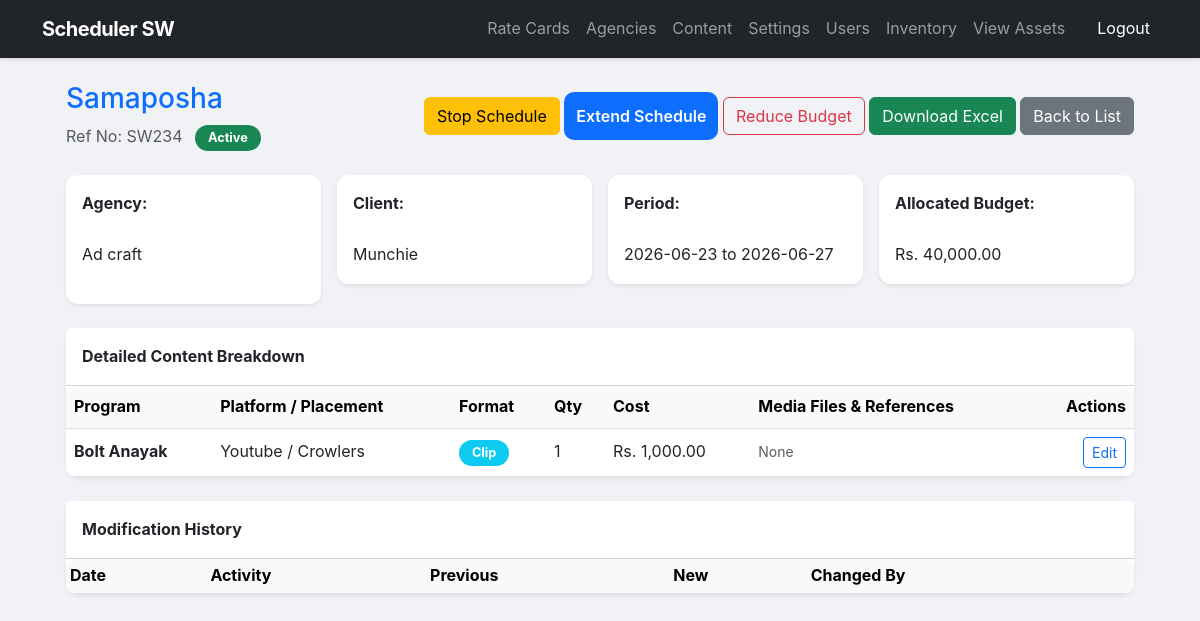
The page /scheduler/details.php?id=123 (signed in) on the database its author committed.
### tables this page shows
CREATE TABLE `schedules` (
  `id` int(11) NOT NULL,
  `agency_id` int(11) NOT NULL,
  `client_id` int(11) DEFAULT NULL,
  `schedule_name` varchar(150) NOT NULL,
  `reference_no` varchar(50) DEFAULT NULL,
  `start_date` date NOT NULL,
  `end_date` date NOT NULL,
  `budget_allocated` decimal(15,2) NOT NULL,
  `created_by` int(11) DEFAULT NULL,
  `status` enum('Active','Stopped','Pending Approval','Pending Approval (Cost Review)') DEFAULT 'Active',
  `assigned_team` varchar(50) DEFAULT 'Content Editor Team',
  `final_cost` decimal(10,2) DEFAULT 0.00,
  `days_run` int(11) DEFAULT 0,
  `total_days` int(11) DEFAULT 0,
  `remaining_budget` decimal(10,2) DEFAULT 0.00
);

CREATE TABLE `agencies` (
  `id` int(11) NOT NULL,
  `agency_name` varchar(100) DEFAULT NULL
);

CREATE TABLE `clients` (
  `id` int(11) NOT NULL,
  `agency_id` int(11) NOT NULL,
  `client_name` varchar(100) NOT NULL
);

CREATE TABLE `schedule_items` (
  `id` int(11) NOT NULL,
  `schedule_id` int(11) NOT NULL,
  `content_item_id` int(11) NOT NULL,
  `platform_id` int(11) NOT NULL,
  `placement_id` int(11) NOT NULL,
  `quantity` int(11) DEFAULT 1,
  `media_file` varchar(255) DEFAULT NULL,
  `cost` decimal(15,2) DEFAULT NULL
);

CREATE TABLE `content_items` (
  `id` int(11) NOT NULL,
  `name` varchar(150) DEFAULT NULL,
  `type` enum('Teledrama','Program','News') DEFAULT NULL,
  `series_id` int(11) DEFAULT NULL,
  `episode_number` int(11) DEFAULT NULL
);

CREATE TABLE `platforms` (
  `id` int(11) NOT NULL,
  `platform_name` varchar(50) DEFAULT NULL
);

CREATE TABLE `ad_placements` (
  `id` int(11) NOT NULL,
  `placement_name` varchar(50) DEFAULT NULL
);

### scheduler/details.php (the view, shortened to what this page needs)
<?php
require_once __DIR__ . '/../config/config.php';
$id = $_GET['id'] ?? 0;
$stmt = $pdo->prepare("
    SELECT s.*, a.agency_name, c.client_name,
           DATEDIFF(CURRENT_DATE, s.start_date) as days_run
    FROM schedules s
    JOIN agencies a ON s.agency_id = a.id
    JOIN clients c ON s.client_id = c.id
    WHERE s.id = ?
");
$stmt->execute([$id]);
$stmt->execute([$id]);
$schedule = $stmt->fetch();
$start = new DateTime($schedule['start_date']);
$end = new DateTime($schedule['end_date']);
$totalDays = max(1, $end->diff($start)->days + 1);
$autoDailyRate = $schedule['budget_allocated'] / $totalDays;
$items_stmt = $pdo->prepare("
    SELECT si.*, ci.name AS content_name, p.platform_name, ap.placement_name, mf.format_name,
           GROUP_CONCAT(CONCAT(ma.file_path, '||', IFNULL(ma.file_reference, 'N/A')) SEPARATOR '###') as media_data
    FROM schedule_items si
    JOIN content_items ci ON si.content_item_id = ci.id
    JOIN platforms p ON si.platform_id = p.id
    JOIN ad_placements ap ON si.placement_id = ap.id
    JOIN rate_cards rc ON si.content_item_id = rc.content_item_id
          AND si.platform_id = rc.platform_id
          AND si.placement_id = rc.placement_id
    JOIN media_formats mf ON rc.media_format_id = mf.id
    LEFT JOIN media_attachments ma ON si.id = ma.schedule_item_id
    WHERE si.schedule_id = ?
    GROUP BY si.id
");
$items_stmt->execute([$id]);
$items = $items_stmt->fetchAll();
$statusClass = ($schedule['status'] == 'Active') ? 'bg-success' : (($schedule['status'] == 'Stopped') ? 'bg-secondary' : 'bg-warning text-dark');
?>
<?php include '../includes/header.php'; ?>
<div class="container-fluid px-4">
    <div class="d-flex justify-content-between align-items-center mb-4">
        <div>
            <h3 class="text-primary"><?php echo htmlspecialchars($schedule['schedule_name']); ?></h3>
            <span class="text-muted">Ref No: <?php echo htmlspecialchars($schedule['reference_no']); ?></span>
            <span class="badge <?php echo $statusClass; ?> ms-2"><?php echo htmlspecialchars($schedule['status']); ?></span>
        </div>
        <div>
            <?php if ($schedule['status'] === 'Active'): ?>
                <button class="btn btn-warning" onclick="openStopModal('<?php echo $schedule['start_date']; ?>', '<?php echo date('Y-m-d'); ?>', <?php echo $autoDailyRate; ?>)">Stop Schedule</button>
            <?php endif; ?>
<?php
    $isDisabled = ($schedule['status'] === 'Pending Approval' ||
                    $schedule['status'] === 'Pending Approval (Cost Review)' ||
                    $schedule['status'] === 'Stopped');
?>
<?php if ($isDisabled): ?>
    <button class="btn btn-secondary" disabled>
        <?php
            if ($schedule['status'] === 'Stopped') echo 'Schedule Stopped';
            elseif ($schedule['status'] === 'Pending Approval (Cost Review)') echo 'Review Pending...';
            else echo 'Approval Pending...';
        ?>
    </button>
<?php else: ?>
    <button class="btn btn-primary" data-bs-toggle="modal" data-bs-target="#extendModal">
        Extend Schedule
    </button>
<?php endif; ?>
<?php if ($isDisabled): ?>
    <button class="btn btn-secondary" disabled>
        <?php
            if ($schedule['status'] === 'Stopped') echo 'Schedule Stopped';
            elseif ($schedule['status'] === 'Pending Approval (Cost Review)') echo 'Review Pending...';
            else echo 'Approval Pending...';
        ?>
    </button>
<?php else: ?>
    <button type="button" class="btn btn-outline-danger" data-bs-toggle="modal" data-bs-target="#reduceModal">
        Reduce Budget
    </button>
<?php endif; ?>
<a href="export_report.php?id=<?php echo $id; ?>" class="btn btn-success">Download Excel</a>
            <a href="manage.php" class="btn btn-secondary">Back to List</a>
        </div>
    </div>
    <div class="row g-3 mb-4">
        <div class="col-md-3"><div class="card p-3 shadow-sm border-0 h-100"><strong>Agency:</strong><br><?php echo htmlspecialchars($schedule['agency_name']); ?></div></div>
        <div class="col-md-3"><div class="card p-3 shadow-sm border-0"><strong>Client:</strong><br><?php echo htmlspecialchars($schedule['client_name']); ?></div></div>
        <div class="col-md-3"><div class="card p-3 shadow-sm border-0"><strong>Period:</strong><br><?php echo htmlspecialchars($schedule['start_date']) . ' to ' . htmlspecialchars($schedule['end_date']); ?></div></div>
        <div class="col-md-3"><div class="card p-3 shadow-sm border-0"><strong>Allocated Budget:</strong><br>Rs. <?php echo number_format($schedule['budget_allocated'], 2); ?></div></div>
    </div>
    <div class="card shadow-sm border-0">
        <div class="card-header bg-white py-3"><strong>Detailed Content Breakdown</strong></div>
        <div class="table-responsive">
            <table class="table align-middle mb-0">
                <thead class="table-light">
                    <tr><th>Program</th><th>Platform / Placement</th><th>Format</th><th>Qty</th><th>Cost</th><th>Media Files & References</th><th class="text-end">Actions</th></tr>
                </thead>
                <tbody>
                    <?php foreach($items as $item):
                        $editData = json_encode([
                            'id' => $item['id'], 'sch_id' => $id, 'c_id' => $item['content_item_id'],
                            'p_id' => $item['platform_id'], 'pl_id' => $item['placement_id'], 'qty' => $item['quantity']
                        ]);
                    ?>
                    <tr>
                        <td><strong><?php echo htmlspecialchars($item['content_name']); ?></strong></td>
                        <td><?php echo htmlspecialchars($item['platform_name'] . ' / ' . $item['placement_name']); ?></td>
                        <td><span class="badge bg-info"><?php echo htmlspecialchars($item['format_name']); ?></span></td>
                        <td><?php echo $item['quantity']; ?></td>
                        <td>Rs. <?php echo number_format($item['cost'], 2); ?></td>
                        <td>
                            <?php if ($item['media_data']):
                                $media_list = explode('###', $item['media_data']);
                                foreach ($media_list as $media): list($path, $ref) = explode('||', $media); ?>
                                    <div class="mb-1"><a href="<?php echo htmlspecialchars($path); ?>" target="_blank" class="btn btn-sm btn-outline-info">View</a> <small class="ms-2 text-muted fw-bold"><?php echo htmlspecialchars($ref); ?></small></div>
                                <?php endforeach; else: echo '<small class="text-muted">None</small>'; endif; ?>
                        </td>
                        <td class="text-end"><button class="btn btn-sm btn-outline-primary" onclick="openEditModal(<?php echo htmlspecialchars($editData); ?>)">Edit</button></td>
                    </tr>
                    <?php endforeach; ?>
                </tbody>
            </table>
        </div>
    </div>
<div class="card shadow-sm border-0 mt-4">
    <div class="card-header bg-white py-3"><strong>Modification History</strong></div>
    <div class="table-responsive">
        <table class="table table-sm table-striped align-middle mb-0">
            <thead class="table-light">
                <tr>
                    <th>Date</th>
                    <th>Activity</th>
                    <th>Previous</th>
                    <th>New</th>
                    <th>Changed By</th>
                </tr>
            </thead>
        </table>
    </div>
</div>
</div>
<?php include '../includes/footer.php'; ?>

### assets/css/style.css (style rules this page uses)
body { background-color: #f0f2f5; font-family: 'Inter', -apple-system, BlinkMacSystemFont, "Segoe UI", Roboto, sans-serif; color: #333; line-height: 1.6; }
.card { border: none; border-radius: 12px; box-shadow: 0 4px 12px rgba(0, 0, 0, 0.08); margin-bottom: 20px; }
.btn-primary { padding: 0.75rem; font-weight: 600; border-radius: 10px; background-color: #0d6efd; border: none; transition: background 0.3s; }
.badge { padding: 0.5em 1em; border-radius: 20px; font-size: 0.8rem; }
.table { background: white; border-radius: 10px; overflow: hidden; }
.table thead { background-color: #f8f9fa; }

### rows shown on the page
schedules: schedule_name "Samaposha", reference_no "SW234", status "Active", agency.agency_name "Ad craft", client.client_name "Munchie", start_date "2026-06-23", end_date "2026-06-27", budget_allocated "40,000.00"
schedule_items: content_item.name "Bolt Anayak", platform.placement_name "Youtube / Crowlers", format_name "Clip", quantity "1", cost "1,000.00"
